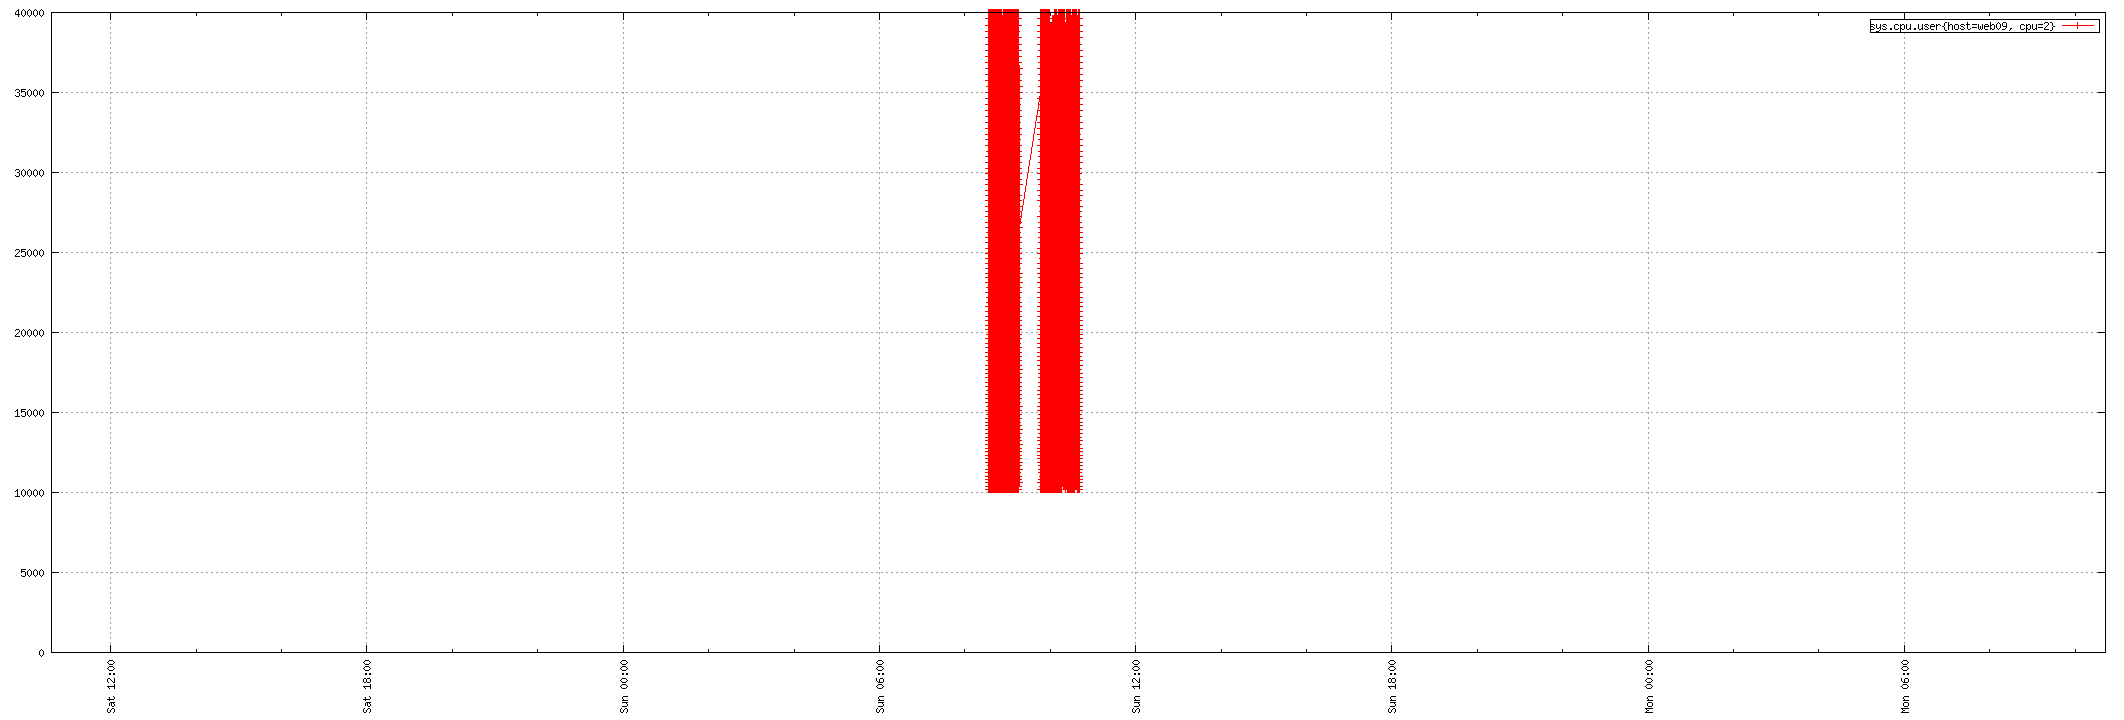

gnuplot code for this plot:
set term png small size 2124,720
set xdata time
set timefmt "%s"
if (GPVAL_VERSION < 4.6) set xtics rotate; else set xtics rotate right
set output "${TMPDIR-'tmp'}/tsd/5c386ffc.png"
set xrange ["1673692608":"1673865756"]
set format x "%a %H:%M"
set grid
set style data linespoint
set key right box
set yrange [0:]
plot  "${TMPDIR-'tmp'}/tsd/5c386ffc_0.dat" using 1:2 title "sys.cpu.user{host=web09, cpu=2}"
